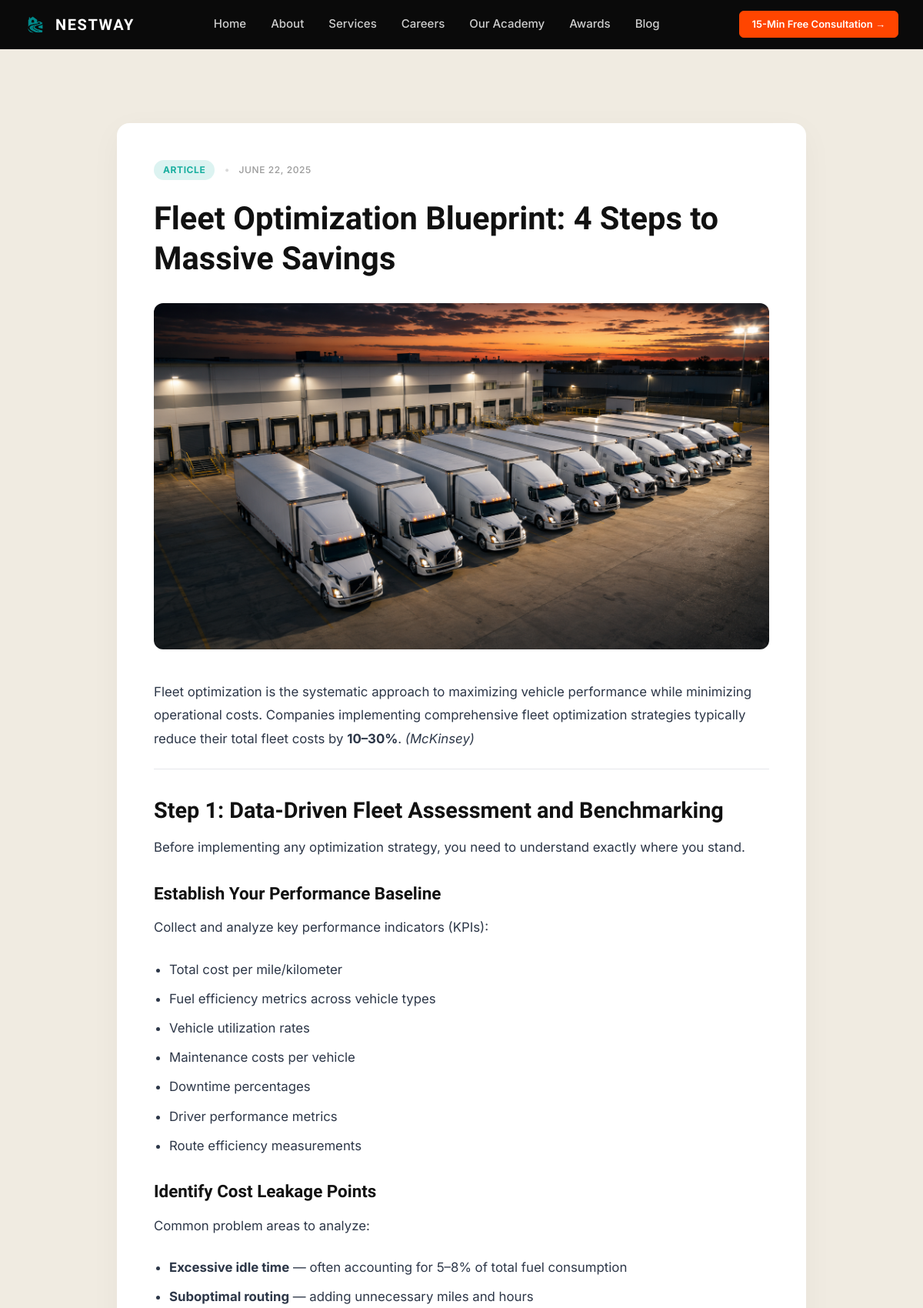
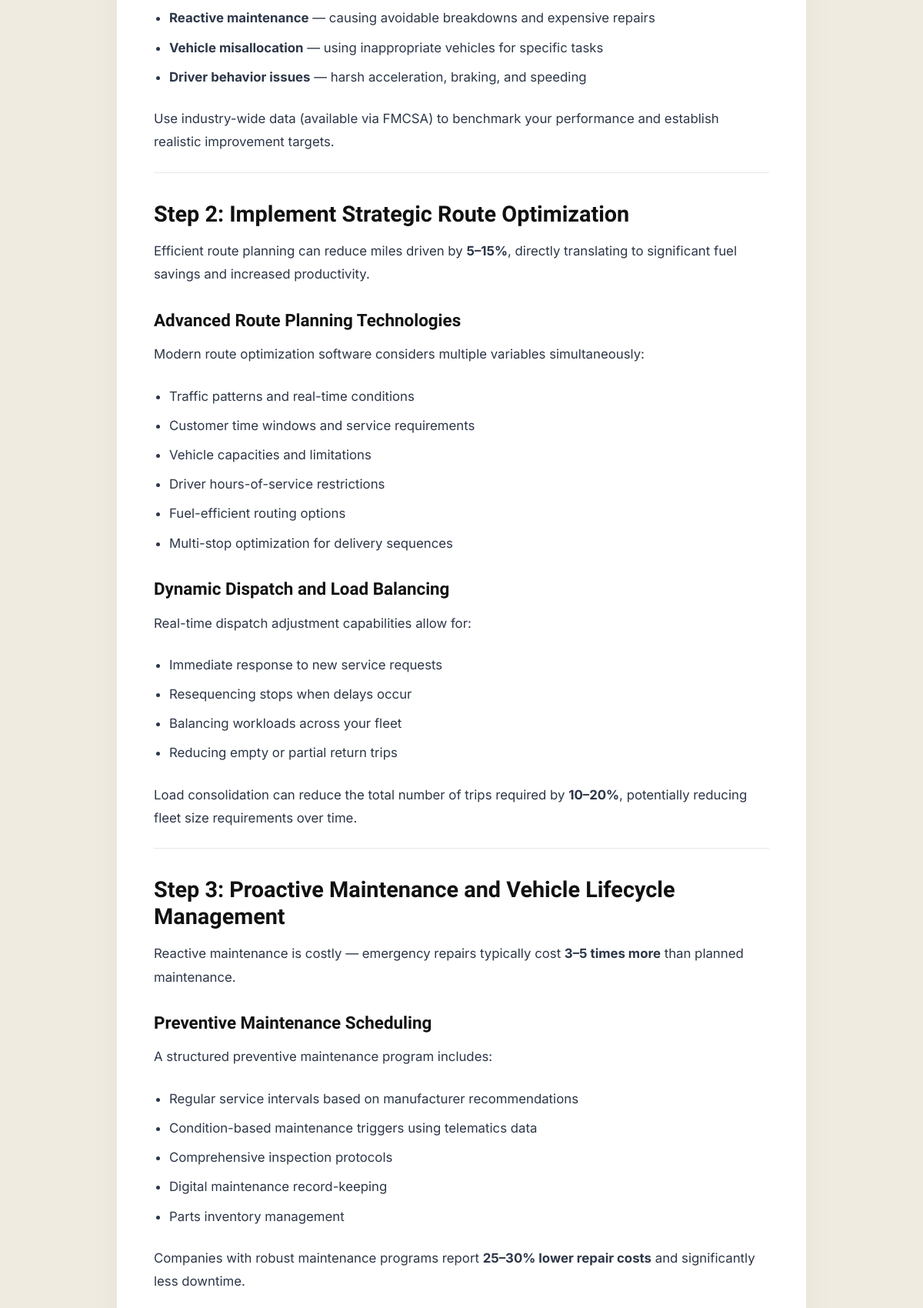
Page /blog/fleet-optimization-blueprint-4-steps-to-massive-savings/ (upper part) on the committed database (2 pictures, top to bottom).
### core/models.py (models this page shows, shortened)
class BlogPost(models.Model):
    CATEGORY_CHOICES = [
        ('article', 'Article'),
        ('success_story', 'Success Story'),
    ]
    title = models.CharField(max_length=255)
    slug = models.SlugField(unique=True, max_length=255)
    body = models.TextField()
    category = models.CharField(max_length=50, choices=CATEGORY_CHOICES, default='article')
    cover_image = models.ImageField(upload_to='blog/', blank=True)
    published_at = models.DateTimeField(default=timezone.now)
    is_published = models.BooleanField(default=False)
    class Meta:
        ordering = ['-published_at']

### core/views.py (the view)
# urls.py: path('blog/<slug:slug>/', views.blog_detail, name='blog_detail'),
def blog_detail(request, slug):
    cache_key = f'blog_detail_{slug}'
    post = cache.get(cache_key)
    if post is None:
        post = get_object_or_404(BlogPost, slug=slug, is_published=True)
        cache.set(cache_key, post, 300)  # 5 min
    return render(request, 'blog_detail.html', {'post': post})

### core/models.py (called while the page is built)
    @classmethod
    def load(cls):
        obj, created = cls.objects.get_or_create(pk=1)
        return obj

### core/views.py (called while the page is built)
def site_settings_processor(request):
    site_settings = cache.get('site_settings')
    if site_settings is None:
        site_settings = SiteSettings.load()
        cache.set('site_settings', site_settings, 86400)
    return {
        'site_settings': site_settings
    }

### core/templates/blog_detail.html (shortened to what this page needs)
{% extends 'base.html' %}
{% load static %}
{% block content %}
<div class="blog-detail-page" style="min-height: 100vh; padding-top: 120px;">
    <section class="blog-detail-content-section">
        <div class="max-w-4xl mx-auto blog-readability-card">
            <div class="flex items-center gap-3 mb-6" style="font-family: 'Inter', sans-serif;">
                {% if post.category == 'success_story' %}
                <span style="font-weight: 700; font-size: 0.75rem; background: rgba(232, 68, 10, 0.15); color: #E8440A; padding: 4px 12px; border-radius: 9999px; letter-spacing: 0.05em; text-transform: uppercase;">Success Story</span>
                {% else %}
                <span style="font-weight: 700; font-size: 0.75rem; background: rgba(26, 175, 160, 0.15); color: #1AAFA0; padding: 4px 12px; border-radius: 9999px; letter-spacing: 0.05em; text-transform: uppercase;">Article</span>
                {% endif %}
                <span style="color: rgba(0,0,0,0.15); font-size: 0.8rem;">&bull;</span>
                <span style="font-weight: 500; font-size: 0.75rem; letter-spacing: 0.05em; text-transform: uppercase; color: rgba(0,0,0,0.4);">
                    {{ post.published_at|date:"F d, Y" }}
                </span>
            </div>
            <h1 style="font-family: 'Unbounded', sans-serif; font-weight: 700; font-size: clamp(1.8rem, 4vw, 2.6rem); color: #111111; line-height: 1.25; margin-top: 0; margin-bottom: 32px;">
                {{ post.title }}
            </h1>
            <div class="mb-10 overflow-hidden rounded-xl">
                {% if post.cover_image %}
                <img src="{{ post.cover_image.url }}" alt="{{ post.title }}" class="w-full h-auto max-h-[500px] object-cover">
                {% endif %}
            </div>
            <div class="post-content">
                {{ post.body|safe }}
            </div>
        </div>
    </section>
</div>
{% endblock %}

### static/css/custom.css (style rules this page uses)
body { font-family: 'Inter', sans-serif; font-weight: 400; }
h1, h2, h3, .hero__display, .section-title { font-family: 'Unbounded', sans-serif; }
h2, .section-title { font-weight: 700; font-size: clamp(28px, 4vw, 48px); line-height: 1.2; }
p, .body-copy { font-family: 'Inter', sans-serif; font-weight: 400; font-size: 15px; line-height: 1.6; }
@media (min-width: 768px) { p, .body-copy { font-size: 16px; } }
html, body { scrollbar-width: none; -ms-overflow-style: none; }

### core/templates/blog_detail.html (style rules this page uses)
.blog-detail-page { background: #F0EBE1; }
.blog-detail-content-section { background: #F0EBE1; padding: 40px 24px 120px; }
.blog-readability-card { background: #ffffff; border-radius: 16px; box-shadow: 0 10px 40px rgba(0, 0, 0, 0.04); padding: 48px; }
.post-content h2 { font-family: 'Unbounded', sans-serif; font-weight: 700; font-size: clamp(1.4rem, 3vw, 1.8rem); color: #111111; margin-top: 36px; margin-bottom: 16px; }
.post-content h3 { font-family: 'Unbounded', sans-serif; font-weight: 700; font-size: clamp(1.2rem, 2.5vw, 1.4rem); color: #111111; margin-top: 28px; margin-bottom: 12px; }
.post-content p { font-family: 'Inter', sans-serif; font-size: 1.05rem; line-height: 1.8; color: #2d3748; margin-bottom: 24px; }
.post-content ul, .post-content ol { margin-bottom: 24px; padding-left: 20px; }
.post-content li { font-family: 'Inter', sans-serif; font-size: 1.05rem; line-height: 1.8; color: #2d3748; margin-bottom: 8px; list-style-type: disc; }

### rows in the picture
BlogPost: published_at "JUNE 22, 2025", title "Fleet Optimization Blueprint: 4 Steps to Massive Savings", cover_image (picture), body "Fleet optimization is the systematic approach to maximizing vehicle performance while minimizing operational costs. Companies implementing comprehensive fleet optimization strategies typically reduce their total fleet costs by 10–30% . (McKinsey) Step 1: Data-Driven Fleet Assessment and Benchmarking Before implementing any optimization strategy, you need to understand exactly where you stand. Establish Your Performance Baseline Collect and analyze key performance indicators (KPIs): Total cost per mile/kilometer Fuel efficiency metrics across vehicle types Vehicle utilization rates Maintenance costs per vehicle Downtime percentages Driver performance metrics Route efficiency measurements…"
